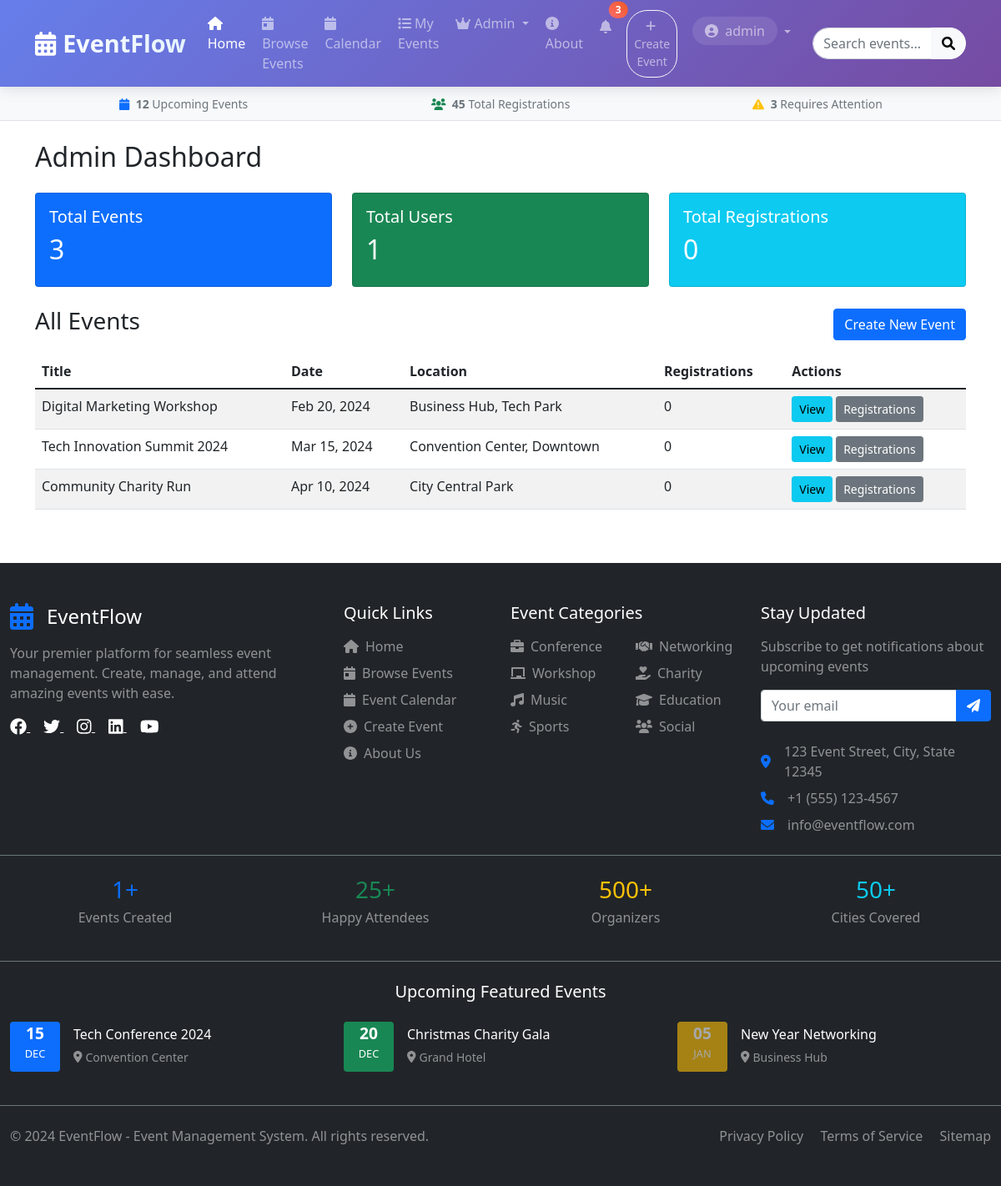
/admin/admin.php (signed in), run on the app's committed database.
### tables this page shows
CREATE TABLE events (
    id INT AUTO_INCREMENT PRIMARY KEY,
    title VARCHAR(255) NOT NULL,
    description TEXT,
    event_date DATE NOT NULL,
    event_time TIME NOT NULL,
    location VARCHAR(255) NOT NULL,
    max_participants INT,
    event_type ENUM('conference', 'workshop', 'seminar', 'networking', 'social', 'sports', 'charity', 'concert', 'exhibition', 'other') DEFAULT 'other',
    price DECIMAL(10,2) DEFAULT 0.00,
    category_id INT,
    featured BOOLEAN DEFAULT FALSE,
    created_by INT,
    created_at TIMESTAMP DEFAULT CURRENT_TIMESTAMP,
    FOREIGN KEY (category_id) REFERENCES categories(id),
    FOREIGN KEY (created_by) REFERENCES users(id)
);

### admin/admin.php (the view, shortened to what this page needs)
<?php
include 'includes/header.php';
include 'includes/db.php';
$total_events = $pdo->query("SELECT COUNT(*) FROM events")->fetchColumn();
$total_users = $pdo->query("SELECT COUNT(*) FROM users")->fetchColumn();
$total_registrations = $pdo->query("SELECT COUNT(*) FROM event_registrations")->fetchColumn();
$events = $pdo->query("
    SELECT e.*, COUNT(er.id) as registration_count
    FROM events e
    LEFT JOIN event_registrations er ON e.id = er.event_id
    GROUP BY e.id
    ORDER BY e.event_date
")->fetchAll();
?>
<h2>Admin Dashboard</h2>
<div class="row mt-4">
    <div class="col-md-4">
        <div class="card text-white bg-primary">
            <div class="card-body">
                <h5 class="card-title">Total Events</h5>
                <h2><?php echo $total_events; ?></h2>
            </div>
        </div>
    </div>
    <div class="col-md-4">
        <div class="card text-white bg-success">
            <div class="card-body">
                <h5 class="card-title">Total Users</h5>
                <h2><?php echo $total_users; ?></h2>
            </div>
        </div>
    </div>
    <div class="col-md-4">
        <div class="card text-white bg-info">
            <div class="card-body">
                <h5 class="card-title">Total Registrations</h5>
                <h2><?php echo $total_registrations; ?></h2>
            </div>
        </div>
    </div>
</div>
<div class="mt-4">
    <div class="d-flex justify-content-between align-items-center">
        <h3>All Events</h3>
        <a href="create_event.php" class="btn btn-primary">Create New Event</a>
    </div>
    <div class="table-responsive mt-3">
        <table class="table table-striped">
            <thead>
                <tr>
                    <th>Title</th>
                    <th>Date</th>
                    <th>Location</th>
                    <th>Registrations</th>
                    <th>Actions</th>
                </tr>
            </thead>
            <tbody>
                <?php foreach($events as $event): ?>
                <tr>
                    <td><?php echo htmlspecialchars($event['title']); ?></td>
                    <td><?php echo date('M j, Y', strtotime($event['event_date'])); ?></td>
                    <td><?php echo htmlspecialchars($event['location']); ?></td>
                    <td><?php echo $event['registration_count']; ?></td>
                    <td>
                        <a href="event_detail.php?id=<?php echo $event['id']; ?>" class="btn btn-sm btn-info">View</a>
                        <a href="view_registrations.php?event_id=<?php echo $event['id']; ?>" class="btn btn-sm btn-secondary">Registrations</a>
                    </td>
                </tr>
                <?php endforeach; ?>
            </tbody>
        </table>
    </div>
</div>
<?php include 'includes/footer.php'; ?>

### data on the page
events: title "Digital Marketing Workshop", event_date "Feb 20, 2024", location "Business Hub, Tech Park", registration_count "0"
events: title "Tech Innovation Summit 2024", event_date "Mar 15, 2024", location "Convention Center, Downtown", registration_count "0"
events: title "Community Charity Run", event_date "Apr 10, 2024", location "City Central Park", registration_count "0"

### other printed values
$_SESSION['username'] "admin"
$total_events "3"
$total_users "1"
$total_registrations "0"
